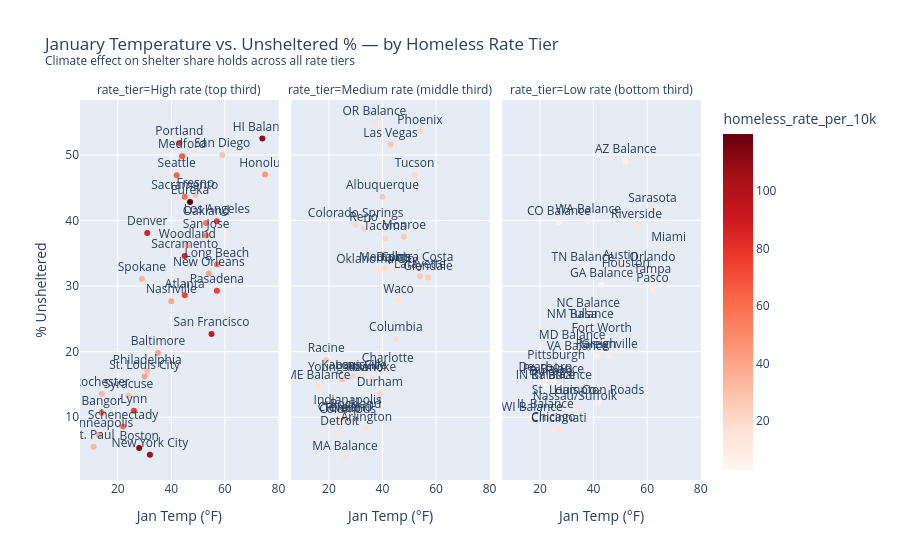

The notebook cell this image was saved under:
### Code cell
df['rate_tier'] = pd.qcut(df['homeless_rate_per_10k'], q=3, labels=['Low rate (bottom third)', 'Medium rate (middle third)', 'High rate (top third)'])

fig3 = px.scatter(
    df, x='jan_temp_f', y='unsheltered_pct',
    facet_col='rate_tier',
    color='homeless_rate_per_10k', color_continuous_scale='Reds',
    text='city_name',
    hover_name='coc_name',
    title='January Temperature vs. Unsheltered % — by Homeless Rate Tier<br><sup>Climate effect on shelter share holds across all rate tiers</sup>',
    labels={'jan_temp_f': 'Jan Temp (°F)', 'unsheltered_pct': '% Unsheltered'},
)
fig3.update_traces(textposition='top center', selector=dict(mode='markers+text'))
fig3.show()

### Figure 1 — Plotly figure (JSON) as saved in the notebook; plotly's stock layout.template omitted (floating-point values rounded to 4 significant figures)
{"data": [{"hovertemplate": "<b>%{hovertext}</b><br><br>rate_tier=High rate (top third)<br>Jan Temp (°F)=%{x}<br>% Unsheltered=%{y}<br>city_name=%{text}<br>homeless_rate_per_10k=%{marker.color}<extra></extra>", "hovertext": ["Los Angeles City & County CoC", "San Diego City & County CoC", "Sacramento City & County CoC", "Oakland, Berkeley/Alameda County CoC", "San Francisco CoC", "Sacramento City & County CoC", "Fresno City & County CoC", "Pasadena CoC", "Humboldt County CoC", "Yolo County CoC", "Long Beach CoC", "San Jose/Santa Clara City & County CoC", "New York City CoC", "Syracuse, Auburn/Onondaga, Oswego Counties CoC", "Schenectady City & County CoC", "Seattle/King County CoC", "Spokane City & County CoC", "Portland/Multnomah County CoC", "Medford/Ashland/Jackson County CoC", "Metropolitan Denver CoC", "Boston CoC", "Lynn CoC", "Minneapolis/Hennepin County CoC", "Saint Paul/Ramsey County CoC", "Rochester/Southeast Minnesota CoC", "Philadelphia CoC", "Atlanta CoC", "Baltimore CoC", "Hawaii Balance of State CoC", "Honolulu CoC", "Nashville/Davidson County CoC", "St. Louis City CoC", "New Orleans/Jefferson Parish CoC", "Bangor/Penobscot County CoC"], "legendgroup": "", "marker": {"color": [75.21, 28.83, 59.17, 57.94, 91.94, 84.78, 28.55, 74.84, 119.9, 37.61, 55.7, 51.51, 105.6, 29.6, 57.88, 62.52, 34.26, 77.47, 65.72, 86.62, 111.0, 75.5, 38.17, 33.47, 32.93, 31.58, 72.22, 41.18, 108.9, 43.22, 39.28, 40.92, 39.75, 60.62], "coloraxis": "coloraxis", "symbol": "circle"}, "mode": "markers+text", "name": "", "orientation": "v", "showlegend": false, "text": ["Los Angeles", "San Diego", "Sacramento", "Oakland", "San Francisco", "Sacramento", "Fresno", "Pasadena", "Eureka", "Woodland", "Long Beach", "San Jose", "New York City", "Syracuse", "Schenectady", "Seattle", "Spokane", "Portland", "Medford", "Denver", "Boston", "Lynn", "Minneapolis", "St. Paul", "Rochester", "Philadelphia", "Atlanta", "Baltimore", "HI Balance", "Honolulu", "Nashville", "St. Louis City", "New Orleans", "Bangor"], "textposition": "top center", "type": "scatter", "x": [57, 59, 45, 53, 55, 45, 49, 57, 47, 46, 57, 53, 32, 24, 22, 42, 29, 43, 44, 31, 28, 26, 13, 11, 14, 31, 45, 35, 74, 75, 40, 30, 54, 14], "xaxis": "x", "y": [39.9, 50.0, 43.6, 39.6, 22.7, 34.6, 43.9, 29.3, 42.8, 36.2, 33.3, 37.7, 4.3, 13.3, 8.6, 46.9, 31.1, 51.8, 49.8, 38.1, 5.3, 11.0, 7.3, 5.5, 13.6, 17.0, 28.6, 19.8, 52.5, 47.0, 27.7, 16.2, 31.9, 10.7], "yaxis": "y"}, {"hovertemplate": "<b>%{hovertext}</b><br><br>rate_tier=Medium rate (middle third)<br>Jan Temp (°F)=%{x}<br>% Unsheltered=%{y}<br>city_name=%{text}<br>homeless_rate_per_10k=%{marker.color}<extra></extra>", "hovertext": ["Contra Costa County CoC", "Glendale CoC", "Rockland County CoC", "Tacoma/Lakewood/Pierce County CoC", "Oregon Balance of State CoC", "Dallas City & County CoC", "Waco/McLennan County CoC", "Colorado Springs/El Paso County CoC", "Massachusetts Balance of State CoC", "Phoenix/Mesa/Maricopa County CoC", "Tucson/Pima County CoC", "Las Vegas/Clark County CoC", "Reno/Sparks/Washoe County CoC", "Detroit CoC", "Flint/Genesee County CoC", "Toledo/Lucas County CoC", "Columbus/Franklin County CoC", "Youngstown/Mahoning County CoC", "Cleveland/Cuyahoga County CoC", "Roanoke City & County/Salem CoC", "Arlington County CoC", "Charlotte/Mecklenburg County CoC", "Durham County CoC", "Indianapolis CoC", "Memphis/Shelby County CoC", "Kansas City CoC", "Lafayette/Acadiana CoC", "Monroe/Northeast Louisiana CoC", "Racine City & County CoC", "Albuquerque CoC", "Oklahoma City CoC", "Louisville/Jefferson County CoC", "Columbia/Midlands CoC", "Maine Balance of State CoC"], "legendgroup": "", "marker": {"color": [20.96, 24.73, 15.43, 21.37, 16.41, 16.11, 16.49, 21.06, 16.1, 20.36, 20.5, 27.63, 21.93, 15.14, 19.96, 18.85, 16.12, 27.62, 16.08, 20.24, 17.26, 15.54, 22.21, 19.01, 19.73, 24.29, 26.41, 26.7, 27.06, 27.06, 15.51, 15.94, 19.51, 16.7], "coloraxis": "coloraxis", "symbol": "circle"}, "mode": "markers+text", "name": "", "orientation": "v", "showlegend": false, "text": ["Contra Costa", "Glendale", "Rockland", "Tacoma", "OR Balance", "Dallas", "Waco", "Colorado Springs", "MA Balance", "Phoenix", "Tucson", "Las Vegas", "Reno", "Detroit", "Flint", "Toledo", "Columbus", "Youngstown", "Cleveland", "Roanoke", "Arlington", "Charlotte", "Durham", "Indianapolis", "Memphis", "Kansas City", "Lafayette", "Monroe", "Racine", "Albuquerque", "Oklahoma City", "Louisville", "Columbia", "ME Balance"], "textposition": "top center", "type": "scatter", "x": [53, 57, 30, 41, 37, 44, 46, 30, 26, 54, 52, 43, 33, 24, 23, 25, 27, 25, 26, 36, 34, 42, 39, 27, 41, 29, 54, 48, 19, 40, 38, 32, 45, 16], "xaxis": "x2", "y": [32.7, 31.3, 10.3, 37.3, 54.9, 32.7, 27.8, 39.3, 3.9, 53.6, 46.9, 51.6, 38.7, 7.6, 9.6, 9.6, 9.4, 15.8, 9.8, 15.8, 8.3, 17.3, 13.6, 10.9, 32.7, 16.2, 31.5, 37.5, 18.7, 43.6, 32.4, 16.2, 21.9, 14.7], "yaxis": "y2"}, {"hovertemplate": "<b>%{hovertext}</b><br><br>rate_tier=Low rate (bottom third)<br>Jan Temp (°F)=%{x}<br>% Unsheltered=%{y}<br>city_name=%{text}<br>homeless_rate_per_10k=%{marker.color}<extra></extra>", "hovertext": ["Riverside City & County CoC", "Nassau, Suffolk Counties CoC", "Washington Balance of State CoC", "Houston/Harris County CoC", "Fort Worth/Arlington/Tarrant County CoC", "Austin/Travis County CoC", "Sarasota/Bradenton/Manatee, Sarasota Counties CoC", "Tampa/Hillsborough County CoC", "Orlando/Orange, Osceola, Seminole Counties CoC", "Pasco County CoC", "Miami/Dade County CoC", "Colorado Balance of State CoC", "Arizona Balance of State CoC", "Chicago CoC", "Illinois Balance of State CoC", "DuPage County CoC", "Pittsburgh/Allegheny County CoC", "Pennsylvania Balance of State CoC", "Georgia Balance of State CoC", "Dearborn/Dearborn Heights/Westland/Wayne County CoC", "Cincinnati/Hamilton County CoC", "Maryland Balance of State CoC", "Newport News/Hampton/Virginia Beach CoC", "Virginia Balance of State CoC", "Raleigh/Wake County CoC", "North Carolina Balance of State CoC", "Indiana Balance of State CoC", "Tennessee Balance of State CoC", "St. Louis County CoC", "Wisconsin Balance of State CoC", "New Mexico Balance of State CoC", "Tulsa City & County CoC", "Kentucky Balance of State CoC", "Greenville/Anderson/Spartanburg CoC"], "legendgroup": "", "marker": {"color": [15.04, 12.9, 9.84, 10.02, 7.49, 14.26, 13.46, 12.21, 7.03, 10.39, 12.78, 5.61, 6.38, 11.92, 3.95, 5.5, 11.31, 3.18, 3.06, 3.64, 14.86, 4.15, 9.08, 3.5, 9.16, 3.32, 3.47, 3.34, 8.09, 4.41, 6.19, 12.85, 5.44, 11.0], "coloraxis": "coloraxis", "symbol": "circle"}, "mode": "markers+text", "name": "", "orientation": "v", "showlegend": false, "text": ["Riverside", "Nassau/Suffolk", "WA Balance", "Houston", "Fort Worth", "Austin", "Sarasota", "Tampa", "Orlando", "Pasco", "Miami", "CO Balance", "AZ Balance", "Chicago", "IL Balance", "DuPage", "Pittsburgh", "PA Balance", "GA Balance", "Dearborn", "Cincinnati", "MD Balance", "Hampton Roads", "VA Balance", "Raleigh", "NC Balance", "IN Balance", "TN Balance", "St. Louis Co", "WI Balance", "NM Balance", "Tulsa", "KY Balance", "Greenville"], "textposition": "top center", "type": "scatter", "x": [56, 33, 38, 52, 43, 50, 62, 62, 62, 62, 68, 27, 52, 25, 22, 24, 26, 25, 43, 22, 27, 32, 42, 34, 41, 38, 22, 36, 29, 17, 35, 36, 28, 46], "xaxis": "x3", "y": [39.2, 11.5, 39.9, 31.8, 21.8, 32.9, 41.7, 30.8, 32.6, 29.5, 35.7, 39.7, 49.1, 8.2, 10.2, 15.2, 17.7, 15.5, 30.2, 15.8, 8.1, 20.7, 12.3, 19.0, 19.3, 25.6, 14.7, 32.7, 12.3, 9.8, 24.0, 24.0, 14.7, 19.3], "yaxis": "y3"}], "layout": {"annotations": [{"font": {}, "showarrow": false, "text": "rate_tier=High rate (top third)", "x": 0.16, "xanchor": "center", "xref": "paper", "y": 1.0, "yanchor": "bottom", "yref": "paper"}, {"font": {}, "showarrow": false, "text": "rate_tier=Medium rate (middle third)", "x": 0.5, "xanchor": "center", "xref": "paper", "y": 1.0, "yanchor": "bottom", "yref": "paper"}, {"font": {}, "showarrow": false, "text": "rate_tier=Low rate (bottom third)", "x": 0.84, "xanchor": "center", "xref": "paper", "y": 1.0, "yanchor": "bottom", "yref": "paper"}], "coloraxis": {"colorbar": {"title": {"text": "homeless_rate_per_10k"}}, "colorscale": [[0.0, "rgb(255,245,240)"], [0.125, "rgb(254,224,210)"], [0.25, "rgb(252,187,161)"], [0.375, "rgb(252,146,114)"], [0.5, "rgb(251,106,74)"], [0.625, "rgb(239,59,44)"], [0.75, "rgb(203,24,29)"], [0.875, "rgb(165,15,21)"], [1.0, "rgb(103,0,13)"]]}, "legend": {"tracegroupgap": 0}, "title": {"text": "January Temperature vs. Unsheltered % — by Homeless Rate Tier<br><sup>Climate effect on shelter share holds across all rate tiers</sup>"}, "xaxis": {"anchor": "y", "domain": [0.0, 0.32], "title": {"text": "Jan Temp (°F)"}}, "xaxis2": {"anchor": "y2", "domain": [0.34, 0.66], "matches": "x", "title": {"text": "Jan Temp (°F)"}}, "xaxis3": {"anchor": "y3", "domain": [0.68, 1.0], "matches": "x", "title": {"text": "Jan Temp (°F)"}}, "yaxis": {"anchor": "x", "domain": [0.0, 1.0], "title": {"text": "% Unsheltered"}}, "yaxis2": {"anchor": "x2", "domain": [0.0, 1.0], "matches": "y", "showticklabels": false}, "yaxis3": {"anchor": "x3", "domain": [0.0, 1.0], "matches": "y", "showticklabels": false}}}
